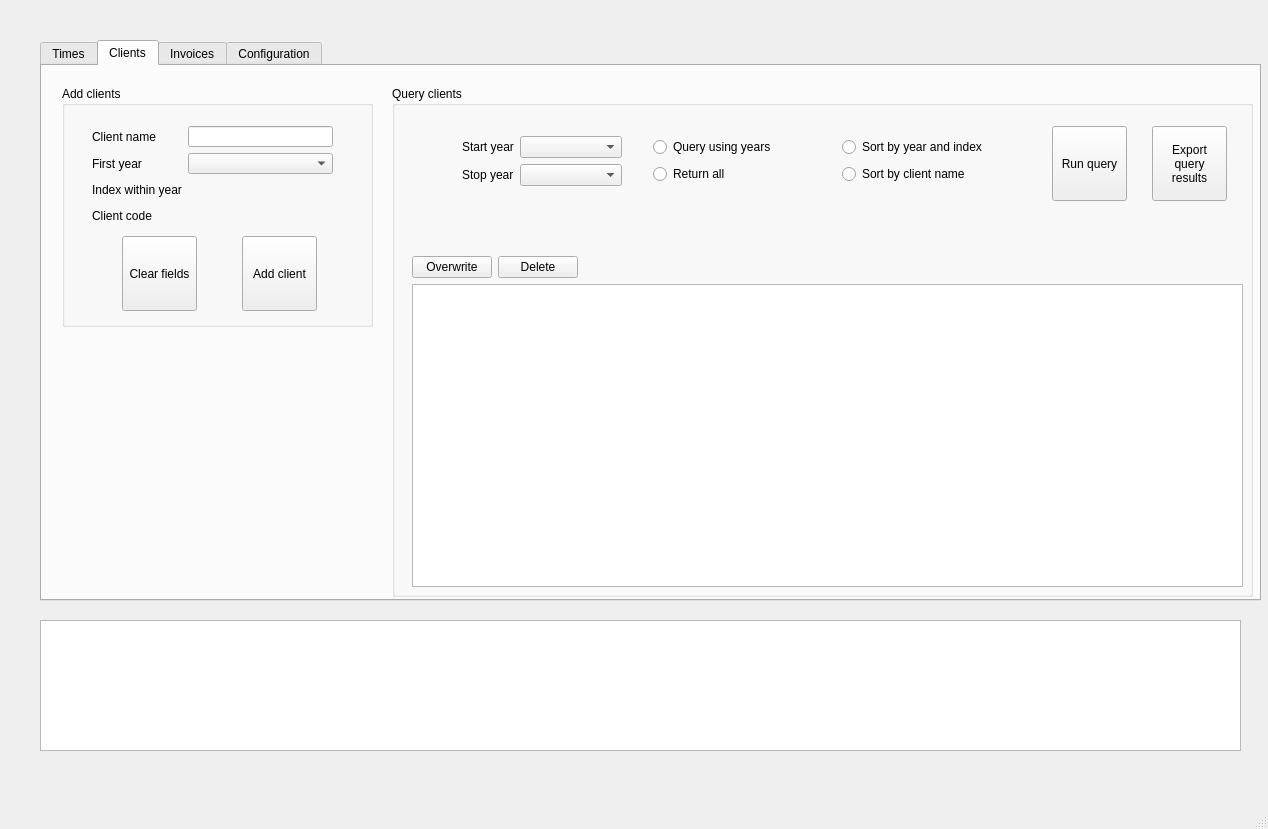
<?xml version="1.0" encoding="UTF-8"?>
<ui version="4.0">
 <class>MainWindow</class>
 <widget class="QMainWindow" name="MainWindow">
  <property name="geometry">
   <rect>
    <x>0</x>
    <y>0</y>
    <width>1268</width>
    <height>829</height>
   </rect>
  </property>
  <property name="windowTitle">
   <string>MainWindow</string>
  </property>
  <widget class="QWidget" name="centralwidget">
   <widget class="QTabWidget" name="tabWidget">
    <property name="geometry">
     <rect>
      <x>40</x>
      <y>40</y>
      <width>1221</width>
      <height>561</height>
     </rect>
    </property>
    <property name="currentIndex">
     <number>1</number>
    </property>
    <widget class="QWidget" name="tab_times">
     <attribute name="title">
      <string>Times</string>
     </attribute>
     <widget class="QGroupBox" name="groupBox">
      <property name="geometry">
       <rect>
        <x>350</x>
        <y>20</y>
        <width>861</width>
        <height>511</height>
       </rect>
      </property>
      <property name="title">
       <string>Query working days</string>
      </property>
      <widget class="QWidget" name="verticalLayoutWidget">
       <property name="geometry">
        <rect>
         <x>20</x>
         <y>170</y>
         <width>831</width>
         <height>331</height>
        </rect>
       </property>
       <layout class="QVBoxLayout" name="verticalLayout">
        <item>
         <layout class="QHBoxLayout" name="horizontalLayout_2">
          <item>
           <widget class="QPushButton" name="pushButton_times_overwrite">
            <property name="text">
             <string>Overwrite</string>
            </property>
           </widget>
          </item>
          <item>
           <widget class="QPushButton" name="pushButton_times_delete">
            <property name="text">
             <string>Delete</string>
            </property>
           </widget>
          </item>
          <item>
           <spacer name="horizontalSpacer_2">
            <property name="orientation">
             <enum>Qt::Horizontal</enum>
            </property>
            <property name="sizeHint" stdset="0">
             <size>
              <width>40</width>
              <height>20</height>
             </size>
            </property>
           </spacer>
          </item>
         </layout>
        </item>
        <item>
         <widget class="QTableView" name="tableView_times_query"/>
        </item>
       </layout>
      </widget>
      <widget class="QWidget" name="formLayoutWidget">
       <property name="geometry">
        <rect>
         <x>70</x>
         <y>20</y>
         <width>160</width>
         <height>136</height>
        </rect>
       </property>
       <layout class="QFormLayout" name="formLayout">
        <item row="0" column="1">
         <widget class="QComboBox" name="comboBox_times_query_start_month"/>
        </item>
        <item row="2" column="1">
         <widget class="QComboBox" name="comboBox_times_query_stop_month"/>
        </item>
        <item row="0" column="0">
         <widget class="QLabel" name="label_2">
          <property name="text">
           <string>Start month</string>
          </property>
         </widget>
        </item>
        <item row="2" column="0">
         <widget class="QLabel" name="label">
          <property name="text">
           <string>Stop month</string>
          </property>
         </widget>
        </item>
        <item row="1" column="1">
         <widget class="QComboBox" name="comboBox_times_query_start_year"/>
        </item>
        <item row="1" column="0">
         <widget class="QLabel" name="label_3">
          <property name="text">
           <string>Start year</string>
          </property>
         </widget>
        </item>
        <item row="3" column="0">
         <widget class="QLabel" name="label_4">
          <property name="text">
           <string>Stop year</string>
          </property>
         </widget>
        </item>
        <item row="4" column="0">
         <widget class="QLabel" name="label_5">
          <property name="text">
           <string>Client</string>
          </property>
         </widget>
        </item>
        <item row="3" column="1">
         <widget class="QComboBox" name="comboBox_times_query_stop_year"/>
        </item>
        <item row="4" column="1">
         <widget class="QComboBox" name="comboBox_times_query_client"/>
        </item>
       </layout>
      </widget>
      <widget class="QWidget" name="verticalLayoutWidget_2">
       <property name="geometry">
        <rect>
         <x>450</x>
         <y>40</y>
         <width>186</width>
         <height>80</height>
        </rect>
       </property>
       <layout class="QVBoxLayout" name="verticalLayout_2">
        <item>
         <widget class="QRadioButton" name="radioButton_times_sort_by_date_only">
          <property name="text">
           <string>Sort by date only</string>
          </property>
         </widget>
        </item>
        <item>
         <widget class="QRadioButton" name="radioButton_times_sort_by_client_first">
          <property name="text">
           <string>Sort by client first</string>
          </property>
         </widget>
        </item>
        <item>
         <widget class="QRadioButton" name="radioButton_times_sort_by_month_then_by_client">
          <property name="text">
           <string>Sort by month then by client</string>
          </property>
         </widget>
        </item>
       </layout>
      </widget>
      <widget class="QWidget" name="verticalLayoutWidget_5">
       <property name="geometry">
        <rect>
         <x>260</x>
         <y>40</y>
         <width>162</width>
         <height>88</height>
        </rect>
       </property>
       <layout class="QVBoxLayout" name="verticalLayout_7">
        <item>
         <widget class="QRadioButton" name="radioButton_times_query_dates_only">
          <property name="text">
           <string>Query using dates only</string>
          </property>
         </widget>
        </item>
        <item>
         <widget class="QRadioButton" name="radioButton_times_query_client_only">
          <property name="text">
           <string>Query using client only</string>
          </property>
         </widget>
        </item>
        <item>
         <widget class="QRadioButton" name="radioButton_times_query_dates_and_client">
          <property name="text">
           <string>Query using dates and client</string>
          </property>
         </widget>
        </item>
        <item>
         <widget class="QRadioButton" name="radioButton">
          <property name="text">
           <string>Return all</string>
          </property>
         </widget>
        </item>
       </layout>
      </widget>
      <widget class="QPushButton" name="pushButton_times_run_query">
       <property name="geometry">
        <rect>
         <x>660</x>
         <y>40</y>
         <width>75</width>
         <height>75</height>
        </rect>
       </property>
       <property name="text">
        <string>Run query</string>
       </property>
      </widget>
      <widget class="QPushButton" name="pushButton_times_export_query_results">
       <property name="geometry">
        <rect>
         <x>760</x>
         <y>40</y>
         <width>75</width>
         <height>75</height>
        </rect>
       </property>
       <property name="text">
        <string>Export 
query 
results</string>
       </property>
      </widget>
     </widget>
     <widget class="QGroupBox" name="groupBox_2">
      <property name="geometry">
       <rect>
        <x>20</x>
        <y>20</y>
        <width>311</width>
        <height>381</height>
       </rect>
      </property>
      <property name="title">
       <string>Add working days</string>
      </property>
      <widget class="QPushButton" name="pushButton_add_working_day">
       <property name="geometry">
        <rect>
         <x>180</x>
         <y>290</y>
         <width>75</width>
         <height>75</height>
        </rect>
       </property>
       <property name="text">
        <string>Add 
working 
day</string>
       </property>
      </widget>
      <widget class="QWidget" name="formLayoutWidget_2">
       <property name="geometry">
        <rect>
         <x>30</x>
         <y>40</y>
         <width>241</width>
         <height>234</height>
        </rect>
       </property>
       <layout class="QFormLayout" name="formLayout_2">
        <item row="0" column="0">
         <widget class="QLabel" name="label_times_client">
          <property name="text">
           <string>Client name</string>
          </property>
         </widget>
        </item>
        <item row="2" column="0">
         <widget class="QLabel" name="label_times_date">
          <property name="text">
           <string>Date</string>
          </property>
         </widget>
        </item>
        <item row="0" column="1">
         <widget class="QComboBox" name="comboBox_times_client"/>
        </item>
        <item row="7" column="0">
         <widget class="QLabel" name="label_times_start_time">
          <property name="text">
           <string>Start time</string>
          </property>
         </widget>
        </item>
        <item row="8" column="0">
         <widget class="QLabel" name="label_times_stop_time">
          <property name="text">
           <string>Stop time</string>
          </property>
         </widget>
        </item>
        <item row="7" column="1">
         <widget class="QComboBox" name="comboBox_times_start_time"/>
        </item>
        <item row="8" column="1">
         <widget class="QComboBox" name="comboBox_times_stop_time"/>
        </item>
        <item row="2" column="1">
         <widget class="QLineEdit" name="lineEdit_times_date"/>
        </item>
        <item row="4" column="1">
         <widget class="QPushButton" name="pushButton_times_fill_in_today">
          <property name="text">
           <string>Fill in today</string>
          </property>
         </widget>
        </item>
        <item row="9" column="0">
         <widget class="QLabel" name="label_times_hours">
          <property name="text">
           <string>Hours</string>
          </property>
         </widget>
        </item>
        <item row="9" column="1">
         <widget class="QLabel" name="info_label_times_hours">
          <property name="text">
           <string/>
          </property>
         </widget>
        </item>
        <item row="5" column="1">
         <widget class="QPushButton" name="pushButton_times_increment_by_one_week">
          <property name="text">
           <string>Increment by one week</string>
          </property>
         </widget>
        </item>
        <item row="3" column="1">
         <widget class="QLabel" name="info_label_day_of_week">
          <property name="text">
           <string/>
          </property>
         </widget>
        </item>
        <item row="3" column="0">
         <widget class="QLabel" name="label_day_of_week">
          <property name="text">
           <string>Day of week</string>
          </property>
         </widget>
        </item>
        <item row="1" column="0">
         <widget class="QLabel" name="label_11">
          <property name="text">
           <string>Client code</string>
          </property>
         </widget>
        </item>
        <item row="1" column="1">
         <widget class="QLabel" name="info_label_times_client_code">
          <property name="text">
           <string/>
          </property>
         </widget>
        </item>
        <item row="6" column="0">
         <widget class="QLabel" name="label_12">
          <property name="text">
           <string>Invoice number</string>
          </property>
         </widget>
        </item>
        <item row="6" column="1">
         <widget class="QLabel" name="info_label_times_invoice_number">
          <property name="text">
           <string/>
          </property>
         </widget>
        </item>
       </layout>
      </widget>
      <widget class="QPushButton" name="pushButton_times_clear_fields">
       <property name="geometry">
        <rect>
         <x>60</x>
         <y>290</y>
         <width>75</width>
         <height>75</height>
        </rect>
       </property>
       <property name="text">
        <string>Clear fields</string>
       </property>
      </widget>
     </widget>
    </widget>
    <widget class="QWidget" name="tab_clients">
     <attribute name="title">
      <string>Clients</string>
     </attribute>
     <widget class="QGroupBox" name="groupBox_3">
      <property name="geometry">
       <rect>
        <x>20</x>
        <y>20</y>
        <width>311</width>
        <height>241</height>
       </rect>
      </property>
      <property name="title">
       <string>Add clients</string>
      </property>
      <widget class="QPushButton" name="pushButton_add_client">
       <property name="geometry">
        <rect>
         <x>180</x>
         <y>150</y>
         <width>75</width>
         <height>75</height>
        </rect>
       </property>
       <property name="text">
        <string>Add client</string>
       </property>
      </widget>
      <widget class="QWidget" name="formLayoutWidget_3">
       <property name="geometry">
        <rect>
         <x>30</x>
         <y>40</y>
         <width>241</width>
         <height>100</height>
        </rect>
       </property>
       <layout class="QFormLayout" name="formLayout_3">
        <item row="0" column="0">
         <widget class="QLabel" name="label_times_client_2">
          <property name="text">
           <string>Client name</string>
          </property>
         </widget>
        </item>
        <item row="0" column="1">
         <widget class="QLineEdit" name="lineEdit_clients_client_name"/>
        </item>
        <item row="1" column="0">
         <widget class="QLabel" name="label_times_date_2">
          <property name="text">
           <string>First year</string>
          </property>
         </widget>
        </item>
        <item row="1" column="1">
         <widget class="QComboBox" name="comboBox_clients_first_year"/>
        </item>
        <item row="3" column="0">
         <widget class="QLabel" name="label_day_of_week_2">
          <property name="text">
           <string>Client code</string>
          </property>
         </widget>
        </item>
        <item row="3" column="1">
         <widget class="QLabel" name="info_label_clients_client_code">
          <property name="minimumSize">
           <size>
            <width>0</width>
            <height>20</height>
           </size>
          </property>
          <property name="text">
           <string/>
          </property>
         </widget>
        </item>
        <item row="2" column="0">
         <widget class="QLabel" name="label_6">
          <property name="text">
           <string>Index within year</string>
          </property>
         </widget>
        </item>
        <item row="2" column="1">
         <widget class="QLabel" name="info_label_clients_index_within_year">
          <property name="minimumSize">
           <size>
            <width>0</width>
            <height>20</height>
           </size>
          </property>
          <property name="text">
           <string/>
          </property>
         </widget>
        </item>
       </layout>
      </widget>
      <widget class="QPushButton" name="pushButton_clients_clear_fields">
       <property name="geometry">
        <rect>
         <x>60</x>
         <y>150</y>
         <width>75</width>
         <height>75</height>
        </rect>
       </property>
       <property name="text">
        <string>Clear fields</string>
       </property>
      </widget>
     </widget>
     <widget class="QGroupBox" name="groupBox_4">
      <property name="geometry">
       <rect>
        <x>350</x>
        <y>20</y>
        <width>861</width>
        <height>511</height>
       </rect>
      </property>
      <property name="title">
       <string>Query clients</string>
      </property>
      <widget class="QWidget" name="verticalLayoutWidget_3">
       <property name="geometry">
        <rect>
         <x>20</x>
         <y>170</y>
         <width>831</width>
         <height>331</height>
        </rect>
       </property>
       <layout class="QVBoxLayout" name="verticalLayout_4">
        <item>
         <layout class="QHBoxLayout" name="horizontalLayout_3">
          <item>
           <widget class="QPushButton" name="pushButton_clients_overwrite">
            <property name="text">
             <string>Overwrite</string>
            </property>
           </widget>
          </item>
          <item>
           <widget class="QPushButton" name="pushButton_clients_delete">
            <property name="text">
             <string>Delete</string>
            </property>
           </widget>
          </item>
          <item>
           <spacer name="horizontalSpacer_3">
            <property name="orientation">
             <enum>Qt::Horizontal</enum>
            </property>
            <property name="sizeHint" stdset="0">
             <size>
              <width>40</width>
              <height>20</height>
             </size>
            </property>
           </spacer>
          </item>
         </layout>
        </item>
        <item>
         <widget class="QTableView" name="tableView_clients_query"/>
        </item>
       </layout>
      </widget>
      <widget class="QWidget" name="formLayoutWidget_4">
       <property name="geometry">
        <rect>
         <x>70</x>
         <y>50</y>
         <width>160</width>
         <height>51</height>
        </rect>
       </property>
       <layout class="QFormLayout" name="formLayout_4">
        <item row="0" column="0">
         <widget class="QLabel" name="label_8">
          <property name="text">
           <string>Start year</string>
          </property>
         </widget>
        </item>
        <item row="0" column="1">
         <widget class="QComboBox" name="comboBox_clients_query_start_year"/>
        </item>
        <item row="1" column="0">
         <widget class="QLabel" name="label_9">
          <property name="text">
           <string>Stop year</string>
          </property>
         </widget>
        </item>
        <item row="1" column="1">
         <widget class="QComboBox" name="comboBox_clients_query_stop_year"/>
        </item>
       </layout>
      </widget>
      <widget class="QWidget" name="verticalLayoutWidget_6">
       <property name="geometry">
        <rect>
         <x>261</x>
         <y>50</y>
         <width>161</width>
         <height>51</height>
        </rect>
       </property>
       <layout class="QVBoxLayout" name="verticalLayout_8">
        <item>
         <widget class="QRadioButton" name="radioButton_clients_query_using_years">
          <property name="text">
           <string>Query using years</string>
          </property>
         </widget>
        </item>
        <item>
         <widget class="QRadioButton" name="radioButton_clients_query_return_all">
          <property name="text">
           <string>Return all</string>
          </property>
         </widget>
        </item>
       </layout>
      </widget>
      <widget class="QPushButton" name="pushButton_clients_export_query_results">
       <property name="geometry">
        <rect>
         <x>760</x>
         <y>40</y>
         <width>75</width>
         <height>75</height>
        </rect>
       </property>
       <property name="text">
        <string>Export 
query 
results</string>
       </property>
      </widget>
      <widget class="QPushButton" name="pushButton_clients_run_query">
       <property name="geometry">
        <rect>
         <x>660</x>
         <y>40</y>
         <width>75</width>
         <height>75</height>
        </rect>
       </property>
       <property name="text">
        <string>Run query</string>
       </property>
      </widget>
      <widget class="QWidget" name="verticalLayoutWidget_4">
       <property name="geometry">
        <rect>
         <x>450</x>
         <y>50</y>
         <width>186</width>
         <height>51</height>
        </rect>
       </property>
       <layout class="QVBoxLayout" name="verticalLayout_3">
        <item>
         <widget class="QRadioButton" name="radioButton_clients_sort_by_year_and_index">
          <property name="text">
           <string>Sort by year and index</string>
          </property>
         </widget>
        </item>
        <item>
         <widget class="QRadioButton" name="radioButton_clients_sort_by_client_name">
          <property name="text">
           <string>Sort by client name</string>
          </property>
         </widget>
        </item>
       </layout>
      </widget>
     </widget>
    </widget>
    <widget class="QWidget" name="tab_invoices">
     <attribute name="title">
      <string>Invoices</string>
     </attribute>
    </widget>
    <widget class="QWidget" name="tab_configuration">
     <attribute name="title">
      <string>Configuration</string>
     </attribute>
    </widget>
   </widget>
   <widget class="QTextBrowser" name="textBrowser_console">
    <property name="geometry">
     <rect>
      <x>40</x>
      <y>620</y>
      <width>1201</width>
      <height>131</height>
     </rect>
    </property>
   </widget>
  </widget>
  <widget class="QMenuBar" name="menubar">
   <property name="geometry">
    <rect>
     <x>0</x>
     <y>0</y>
     <width>1268</width>
     <height>21</height>
    </rect>
   </property>
  </widget>
  <widget class="QStatusBar" name="statusbar"/>
 </widget>
 <resources/>
 <connections/>
</ui>
